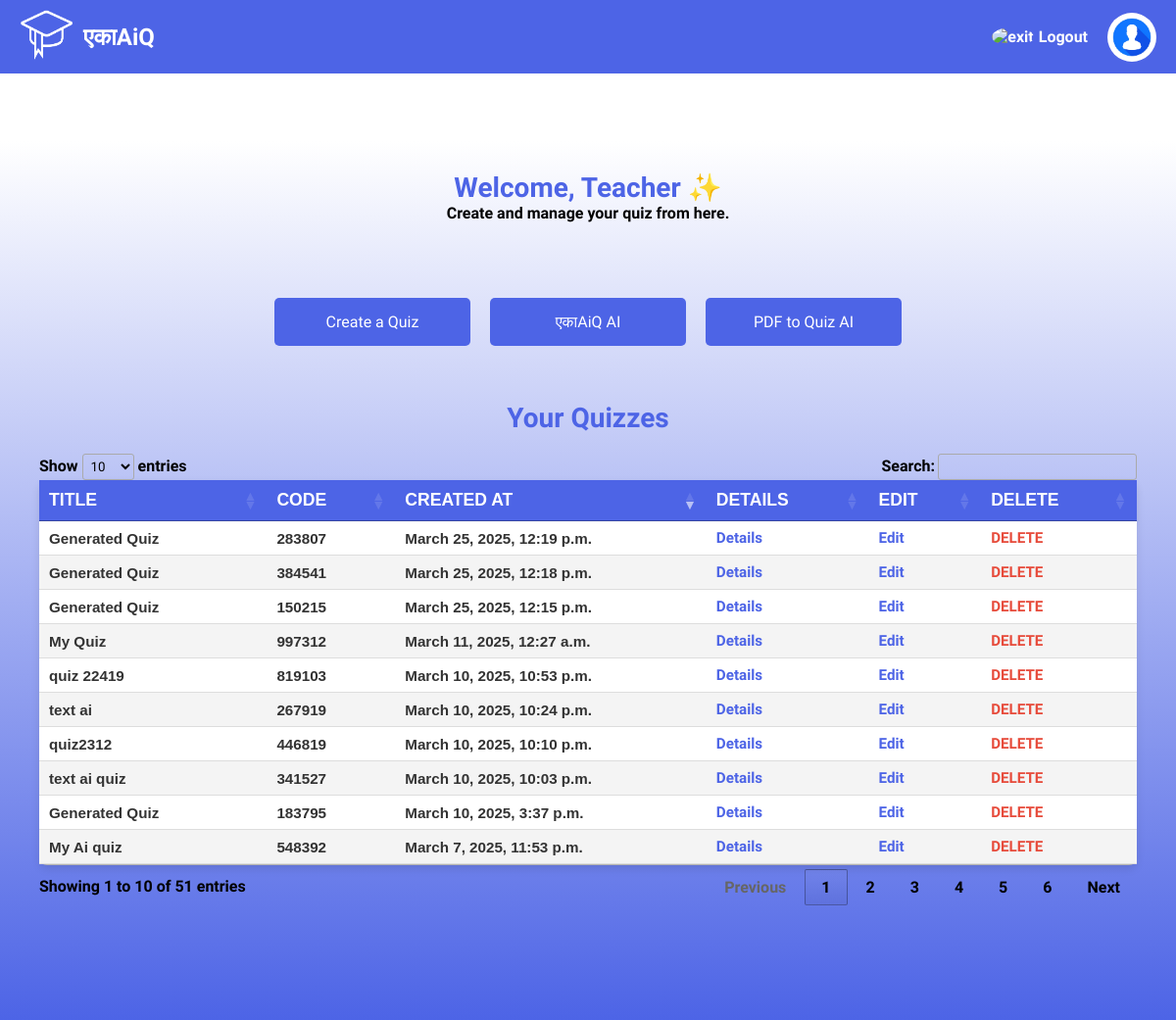
The app's page /teacher/home/ (signed in), older data.
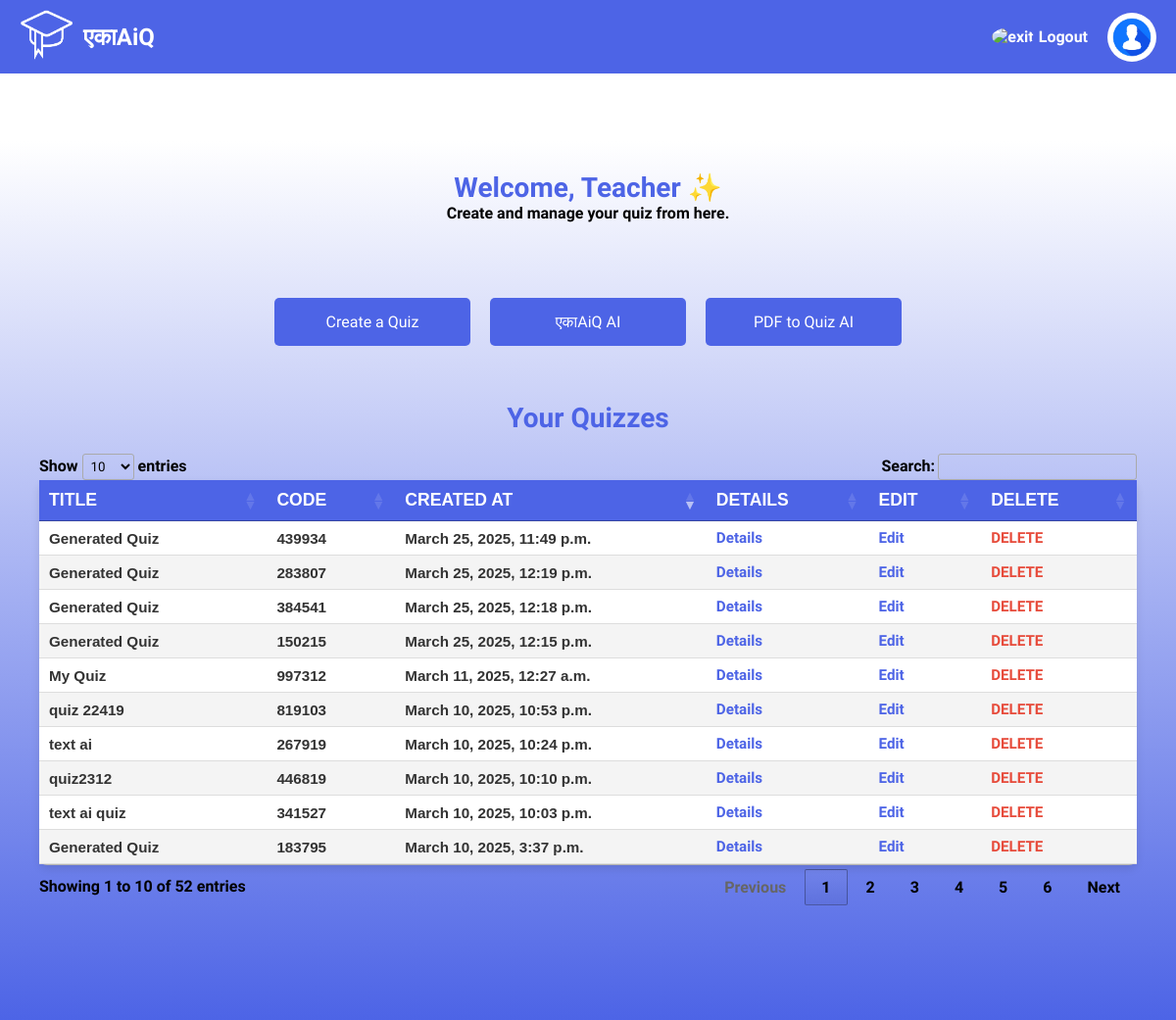
The same page, newer data.
### q/models.py (models this page shows, shortened)
class Quiz(models.Model):
    title = models.CharField(max_length=255)
    start_time = models.DateTimeField(blank=True, null=True)
    end_time = models.DateTimeField(blank=True, null=True)
    pdf = models.FileField(upload_to='pdfs/', null=True, blank=True)
    code = models.IntegerField(unique=True, editable=False, null=True, blank=True)
    host = models.ForeignKey(User, on_delete=models.CASCADE)
    created_at = models.DateTimeField(auto_now_add=True)
    show_results_to_student = models.BooleanField(default=True)  # Show results or not
    duration = models.IntegerField(default=2)  # Duration in minutes
    is_active = models.BooleanField(default=True)  # Whether the quiz is active or not

### login/views.py (the view)
# urls.py: path('teacher/home/', home_tea , name='teacher_home'),
@login_required
def home_tea(request):
    user = request.user
    if request.user.is_authenticated:
        if user.is_student:
            return redirect('student_home')
    quiz = Quiz.objects.filter(host=user)
    return render(request, 'dashboard_tea.html', {'quizzes': quiz})

### login/templates/dashboard_tea.html (shortened to what this page needs)
<!DOCTYPE html>
<html lang="en">
    {% load static %}
<head>
    <link rel="stylesheet" href="{% static 'css/dashboard_tea.css' %}" />
    <link rel="stylesheet" href="https://cdn.datatables.net/1.11.5/css/jquery.dataTables.min.css">
</head>
<body>
    <B>
    <div class="top-navigation">
        <div class="logo">
            <img width="55" height="55" src="{% static 'images/hlgo.png' %}" alt="test-passed"/>
            <span class="title-main" style="font-size: 1.5em;">एकाAiQ</span>
        </div>
        <div class="nav-links">
            <a href="{% url 'logout' %}">
                <span class="icon">
                    <img width="25" height="25" src="https://img.icons8.com/forma-regular/50/1A1A1A/exit.png" alt="exit"/>
                </span>
                <span class="title">Logout</span>
            </a>
            <a href="{% url 'profile_view' %}">
                {% if user.profile_picture %}
                    <img width="50" height="50" src="{{ user.profile_picture.url }}" alt="Profile Image">
                {% else %}
                    <img width="50" height="50" src="{% static 'images/prfpic.png' %}" alt="Default Profile Image">
                {% endif %}
            </a>
        </div>
    </div>
    <div class="main">
        <section class="content">
            <div class="welcome-message">
                <h1>Welcome, {{ user.first_name }} {{ user.last_name }}&#10024;</h1>
                <p>Create and manage your quiz from here.</p>
            </div>
            <br><br><br>
            <div class="cta-buttons">
                <button onclick="createQuiz()">Create a Quiz</button>
                <button onclick="aiQuiz()">एकाAiQ AI</button>
                <button onclick="pdfQuiz()">PDF to Quiz AI</button>
            </div>
            <br><br><br>
            <div class="welcome-message">
                <h1>Your Quizzes</h1>
            </div>
            <div class="quiz-history">
                <table class="user-results" align="center">
                    <thead>
                        <tr>
                            <th>Title</th>
                            <th>Code</th>
                            <th>Created At</th>
                            <th>Details</th>
                            <th>Edit</th>
                            <th>Delete</th>
                        </tr>
                    </thead>
                    <tbody>
                        {% for quiz in quizzes %}
                            <tr>
                                <td>{{ quiz.title }}</td>
                                <td>{{ quiz.code }}</td>
                                <td data-order="{{ quiz.created_at|date:"YmdHis" }}">{{ quiz.created_at }}</td>
				                <td><a href="/q/view/{{ quiz.id }}">Details</a></td>
                                <td><a href="{% url 'view_questions' quiz.id %}">Edit</a></td>
                                <td><a href="/q/quiz/delete/{{ quiz.id }}" class="delete-link">Delete</a></td>
                            </tr>
                        {% empty %}
                            <tr>
                                <td colspan="6">You haven't created any quizzes yet.</td>
                            </tr>
                        {% endfor %}
                    </tbody>
                </table>
            </div>
            <br><br><br>
        </section>
    </div>
</body>
</html>

Row changes from the older to the newer data that the page shows:
no longer on this page (row unchanged): Quiz: title "My Ai quiz", code "548392", created_at "March 7, 2025, 11:53 p.m."
added Quiz: title "Generated Quiz", code "439934", created_at "March 25, 2025, 11:49 p.m."
Text that changed along with them:
text written by a page script: "Show entries Search: Showing 1 to 10 of 51 entries Previous 1 2 3 4 5 6 Next" → "Show entries Search: Showing 1 to 10 of 52 entries Previous 1 2 3 4 5 6 Next"
